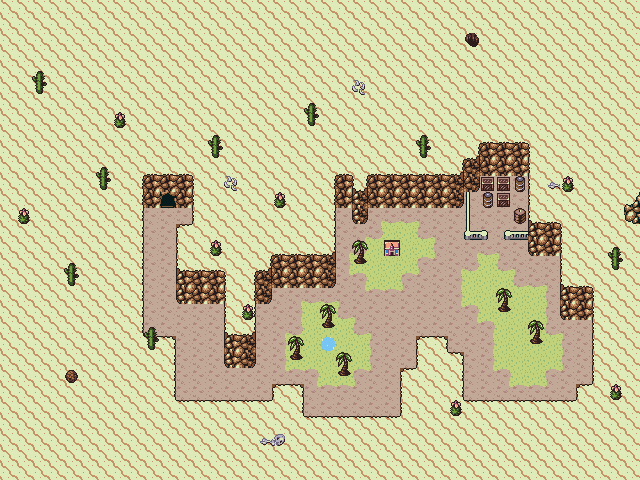

Tiled map render using the project's own tile images. Description and the map definition, with tile-layer contents summarised, below:
An orthogonal 40x30 tile map with 16x16 px tiles, 5 tile layers (Ground, Landmarks, Canyon, Rocks, ...), 6 tilesets and 4 objects (4x Travel).

<map version="1.8" tiledversion="1.8.4" orientation="orthogonal" renderorder="right-down" width="40" height="30" tilewidth="16" tileheight="16" infinite="0" nextlayerid="11" nextobjectid="7">
 <properties>
  <property name="LocationName" value="Distant Oasis" />
  <property name="Music" value="NewDestinations" />
 </properties>
 <tileset firstgid="1" source="Tilesets/ColorTileA2.tsx" />
 <tileset firstgid="1569" source="Tilesets/ColorTileC.tsx" />
 <tileset firstgid="1825" source="Tilesets/ColorTileA1.tsx" />
 <tileset firstgid="3253" source="Tilesets/ColorTileA5.tsx" />
 <tileset firstgid="3381" source="Tilesets/ColorTileA4.tsx" />
 <tileset firstgid="5229" source="Tilesets/ColorTileB.tsx" />
 <objectgroup id="4" name="Triggers">
  <object id="1" name="HomeLab" type="Travel" x="384" y="240" width="16" height="16">
   <properties>
    <property name="Direction" value="Down" />
    <property name="Label" value="Home" />
   </properties>
  </object>
  <object id="3" name="Junkyard" type="Travel" x="480" y="221" width="31" height="18">
   <properties>
    <property name="Direction" value="Down" />
    <property name="Label" value="Scrapyard" />
   </properties>
  </object>
  <object id="4" name="CanyonEntrance" type="Travel" x="150" y="182" width="34" height="35">
   <properties>
    <property name="Direction" value="Down" />
    <property name="Label" value="Canyon" />
   </properties>
  </object>
  <object id="5" name="WestOasis" type="Travel" x="320" y="336" width="16" height="16">
   <properties>
    <property name="Direction" value="Down" />
    <property name="Label" value="West Oasis" />
   </properties>
  </object>
 </objectgroup>
 <group id="2" name="Background">
  <layer id="1" name="Ground" width="40" height="30">
   <data>[1200 cells, 1199 non-empty, 16 distinct tile ids]</data>
  </layer>
  <layer id="3" name="Landmarks" width="40" height="30">
   <data>[1200 cells, 1 non-empty, 1 distinct tile ids]</data>
  </layer>
  <layer id="6" name="Canyon" width="40" height="30">
   <data>[1200 cells, 164 non-empty, 19 distinct tile ids]</data>
  </layer>
 </group>
 <group id="7" name="Height0">
  <layer id="8" name="Rocks" width="40" height="30">
   <data>[1200 cells, 38 non-empty, 12 distinct tile ids]</data>
  </layer>
 </group>
 <group id="9" name="Height1">
  <layer id="10" name="Trees" width="40" height="30">
   <data>[1200 cells, 20 non-empty, 11 distinct tile ids]</data>
  </layer>
 </group>
</map>
